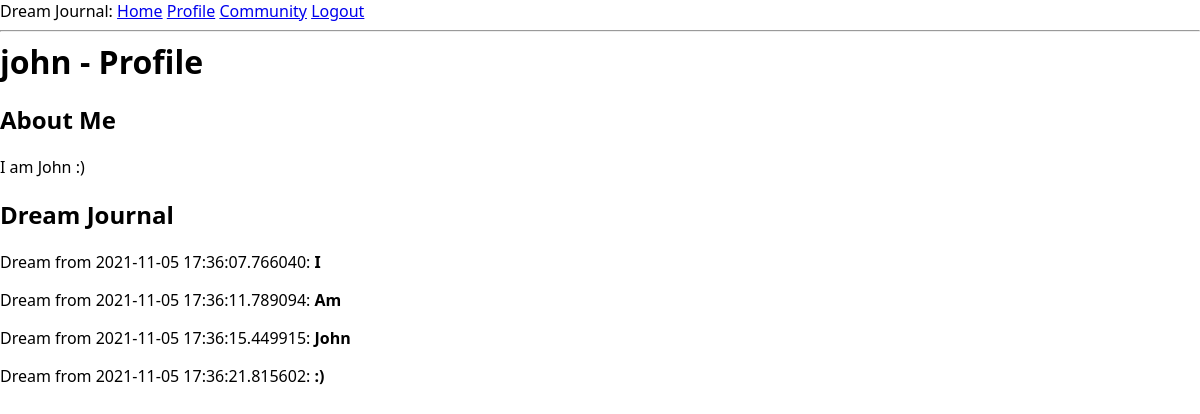
The app's page /profile/6 (signed in) with its own data.
### app/models.py (models this page shows, shortened)
class User(UserMixin, db.Model):
    id = db.Column(db.Integer, primary_key=True)
    username = db.Column(db.String(64), index=True, unique=True)
    about_me = db.Column(db.String(140))
    email = db.Column(db.String(120), index=True, unique=True)
    password_hash = db.Column(db.String(128))
    posts = db.relationship('Post', backref='author', lazy='dynamic')

class Post(db.Model):
    id = db.Column(db.Integer, primary_key=True)
    body = db.Column(db.String(140))
    timestamp = db.Column(db.DateTime, index=True, default=datetime.utcnow)
    user_id = db.Column(db.Integer, db.ForeignKey('user.id'))

### app/routes.py (the view)
@app.route('/profile/<int:id>')
@login_required
def profile_page(id):
    this_user = User.query.get_or_404(id)
    posts = this_user.posts.all()
    return render_template("profile.html", title='Profile Page', usr=this_user, posts=posts)

### app/models.py (called while the page is built)
@login.user_loader
def load_user(id):
    return User.query.get(int(id))

### app/templates/profile.html (shortened to what this page needs)
{% extends "base.html" %}
{% block content %}
    <h1>{{ usr.username }} - Profile</h1>
    <h2>About Me</h2>
    {% if usr.about_me %}
    <p>{{ usr.about_me }}</p>
    {% else %}
    <p>This About Me has not been set up yet!</p>
    {% endif %}
    <h2>Dream Journal</h2>
    {% if posts %}
        {% for post in posts %}
        <div><p>Dream from {{ post.timestamp }}: <b>{{ post.body }}</b></p></div>
        {% endfor %}
    {% else %}
    <p>No posts yet!</p>
    {% endif %}
{% endblock %}

### app/static/style.css (style rules this page uses)
* { box-sizing: border-box; }
html, body { margin: initial; padding: initial; font-family: system-ui, -apple-system, sans-serif; }
:root { --note-color-bg: hsla(49, 100%, 80%, 1); --ui-border-color: hsla(0, 0%, 40%, 1); --ui-action-new-fg: hsla(202, 86%, 30%, 1); --ui-action-new-bg: hsla(202, 29%, 94%, 1); --ui-action-neutral-fg: hsla(60, 5%, 22%, 1); --ui-action-neutral-bg: hsla(60, 5%, 94%, 1); --ui-action-warning-fg: hsla(0, 75%, 42%, 1); --ui-action-warning-bg: hsla(0, 20%, 94%, 1); }
h1 { margin: 0; flex: 1 0 auto; }

### records on screen
User: username "john", about_me "I am John :)"
Post: timestamp "2021-11-05 17:36:07.766040", body "I"
Post: timestamp "2021-11-05 17:36:11.789094", body "Am"
Post: timestamp "2021-11-05 17:36:15.449915", body "John"
Post: timestamp "2021-11-05 17:36:21.815602", body ":)"
